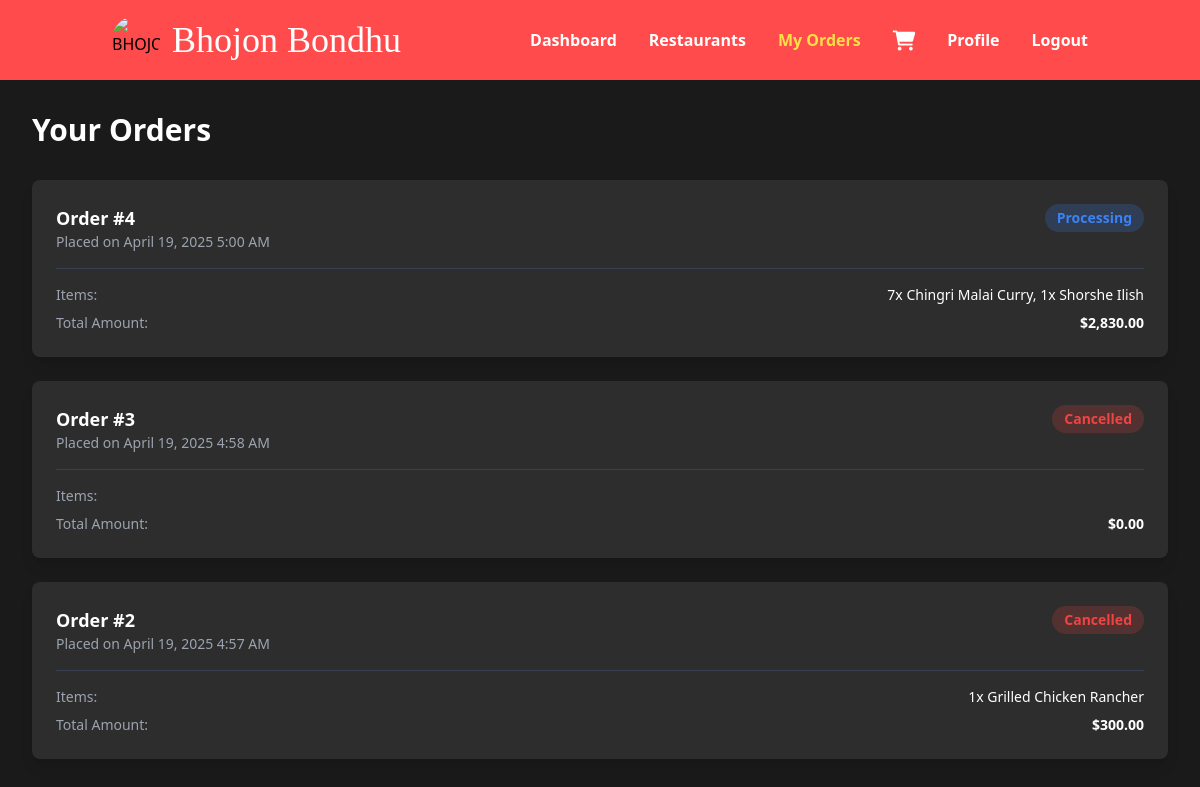
Page /user/orders.php (signed in) on the committed database.
### tables this page shows
CREATE TABLE `orders` (
  `id` int(11) NOT NULL,
  `user_id` int(11) DEFAULT NULL,
  `total_amount` decimal(10,2) NOT NULL,
  `status` enum('pending','processing','completed','cancelled') DEFAULT 'pending',
  `created_at` timestamp NOT NULL DEFAULT current_timestamp(),
  `payment_method` varchar(50) NOT NULL DEFAULT 'COD'
);

### includes/functions.php (called while the page is built, shortened)
<?php
function format_date($date) {
    return date('F j, Y g:i A', strtotime($date));
}
?>

### user/orders.php (the view, shortened to what this page needs)
<?php
require_once '../includes/config.php';
require_once '../includes/functions.php';
try {
    $stmt = $pdo->prepare("
        SELECT o.*,
               (SELECT GROUP_CONCAT(CONCAT(oi.quantity, 'x ', d.name) SEPARATOR ', ')
                FROM order_items oi
                JOIN dishes d ON oi.dish_id = d.id
                WHERE oi.order_id = o.id) as items_summary
        FROM orders o
        WHERE o.user_id = ?
        ORDER BY o.created_at DESC
    ");
    $stmt->execute([$_SESSION['user_id']]);
    $orders = $stmt->fetchAll();
} catch (PDOException $e) {
    $errors['general'] = 'Failed to fetch orders';
    $orders = [];
}
require_once '../includes/user_header.php';
?>
<div class="bg-background min-h-screen py-8">
    <div class="max-w-7xl mx-auto px-4 sm:px-6 lg:px-8">
        <h1 class="text-3xl font-bold text-white mb-8">Your Orders</h1>
        <?php if (empty($orders)): ?>
            <div class="bg-surface rounded-lg p-8 text-center">
                <i class="fas fa-box-open text-4xl text-gray-600 mb-4"></i>
                <h3 class="text-xl font-bold text-white mb-2">No Orders Found</h3>
                <p class="text-gray-400 mb-4">You haven't placed any orders yet.</p>
                <a href="restaurants.php" class="text-primary hover:text-primary-dark">
                    Browse Restaurants
                </a>
            </div>
        <?php else: ?>
            <div class="space-y-6">
                <?php foreach ($orders as $order): ?>
                    <div class="bg-surface rounded-lg shadow-lg overflow-hidden">
                        <div class="p-6">
                            <div class="flex justify-between items-start mb-4">
                                <div>
                                    <h3 class="text-lg font-semibold text-white">
                                        Order #<?php echo $order['id']; ?>
                                    </h3>
                                    <p class="text-sm text-gray-400">
                                        Placed on <?php echo format_date($order['created_at']); ?>
                                    </p>
                                </div>
                                <span class="px-3 py-1 rounded-full text-sm font-semibold
                                    <?php echo match($order['status']) {
                                        'pending' => 'bg-yellow-500 bg-opacity-20 text-yellow-500',
                                        'processing' => 'bg-blue-500 bg-opacity-20 text-blue-500',
                                        'completed' => 'bg-green-500 bg-opacity-20 text-green-500',
                                        'cancelled' => 'bg-red-500 bg-opacity-20 text-red-500',
                                        default => 'bg-gray-500 bg-opacity-20 text-gray-500'
                                    }; ?>">
                                    <?php echo ucfirst($order['status']); ?>
                                </span>
                            </div>
                            <div class="border-t border-gray-700 pt-4">
                                <div class="space-y-2">
                                    <div class="flex justify-between text-sm">
                                        <span class="text-gray-400">Items:</span>
                                        <span class="text-white"><?php echo htmlspecialchars($order['items_summary']); ?></span>
                                    </div>
                                    <div class="flex justify-between text-sm">
                                        <span class="text-gray-400">Total Amount:</span>
                                        <span class="text-white font-semibold">$<?php echo number_format($order['total_amount'], 2); ?></span>
                                    </div>
                                </div>
                            </div>
                        </div>
                    </div>
                <?php endforeach; ?>
            </div>
        <?php endif; ?>
    </div>
</div>
<?php require_once '../includes/footer.php'; ?>

### rows in the picture
orders: id "4", created_at "April 19, 2025 5:00 AM", status "Processing", items_summary "7x Chingri Malai Curry, 1x Shorshe Ilish", total_amount "2,830.00"
orders: id "3", created_at "April 19, 2025 4:58 AM", status "Cancelled", total_amount "0.00"
orders: id "2", created_at "April 19, 2025 4:57 AM", status "Cancelled", items_summary "1x Grilled Chicken Rancher", total_amount "300.00"
